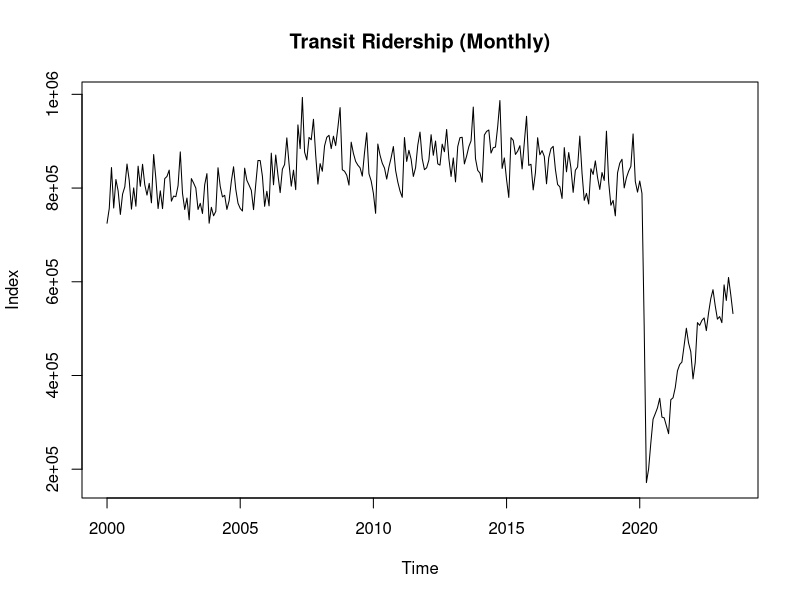
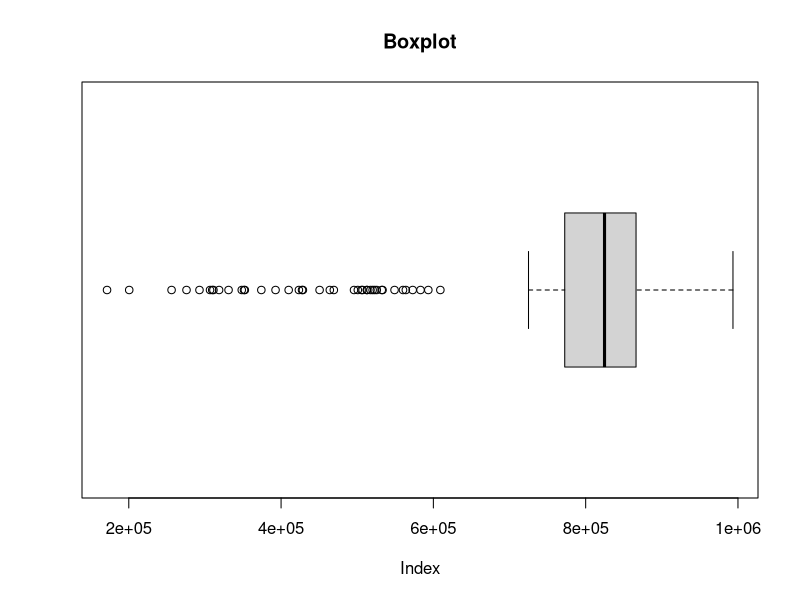
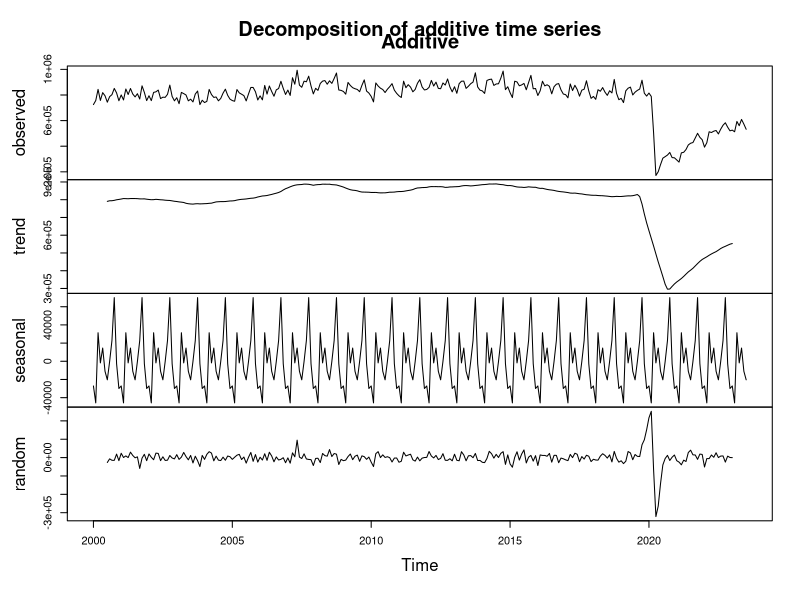
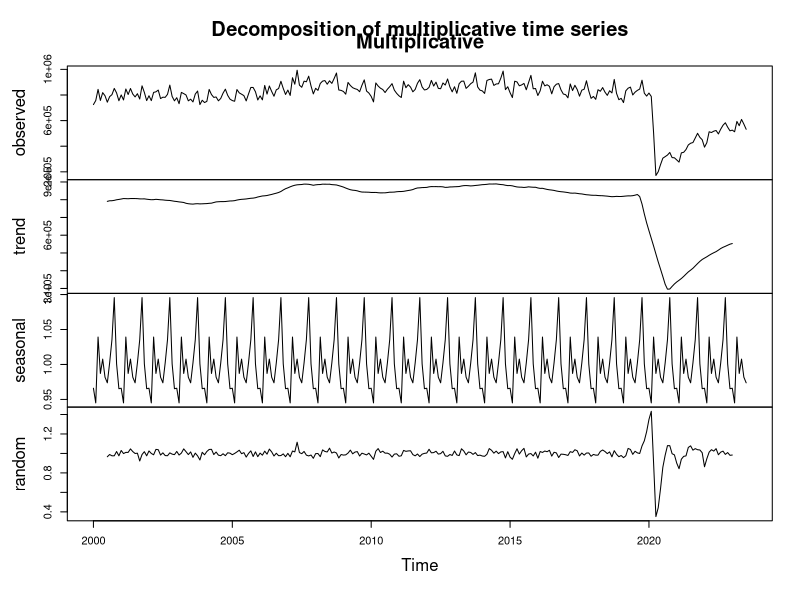
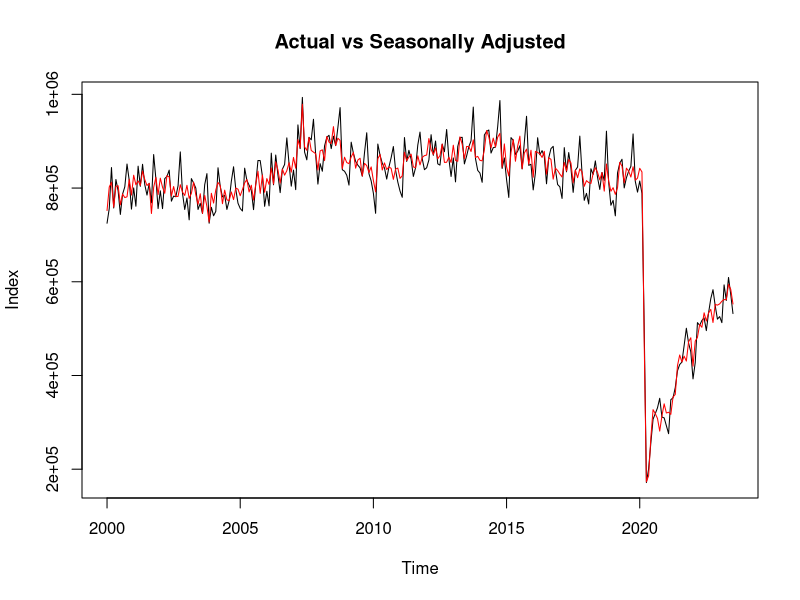
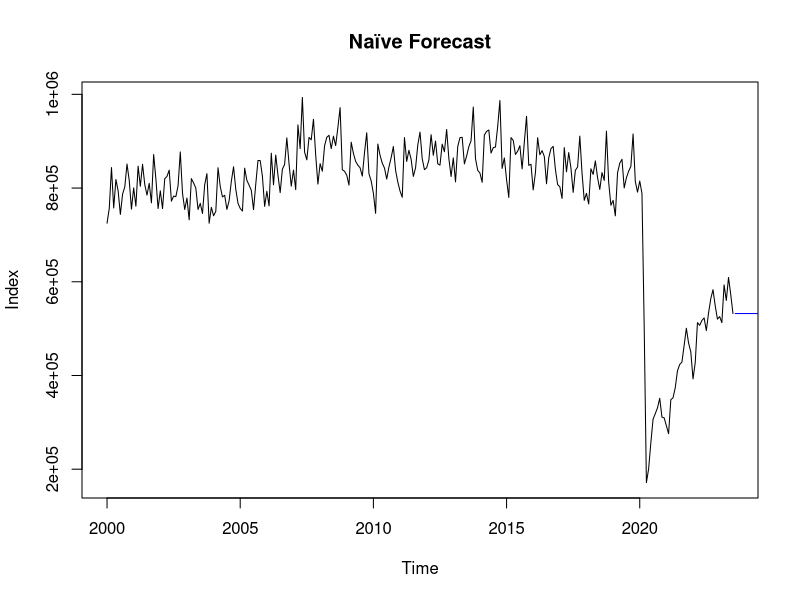
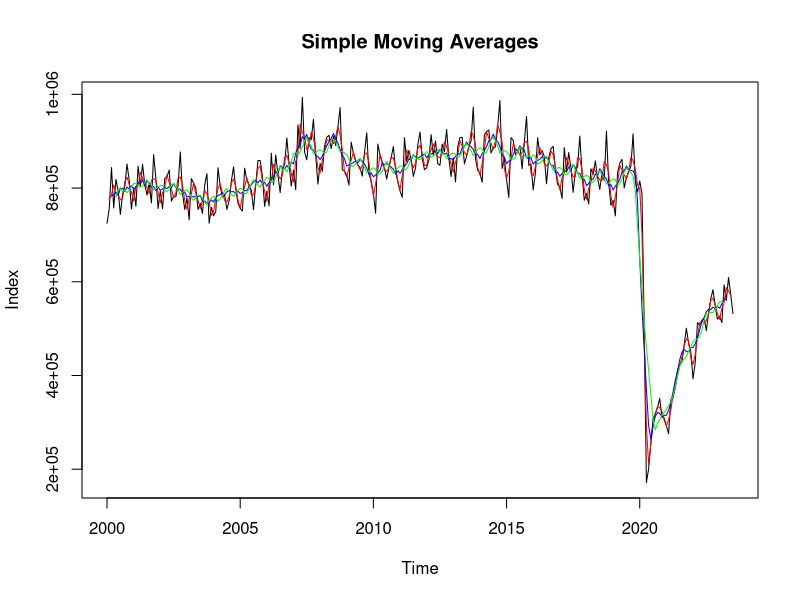
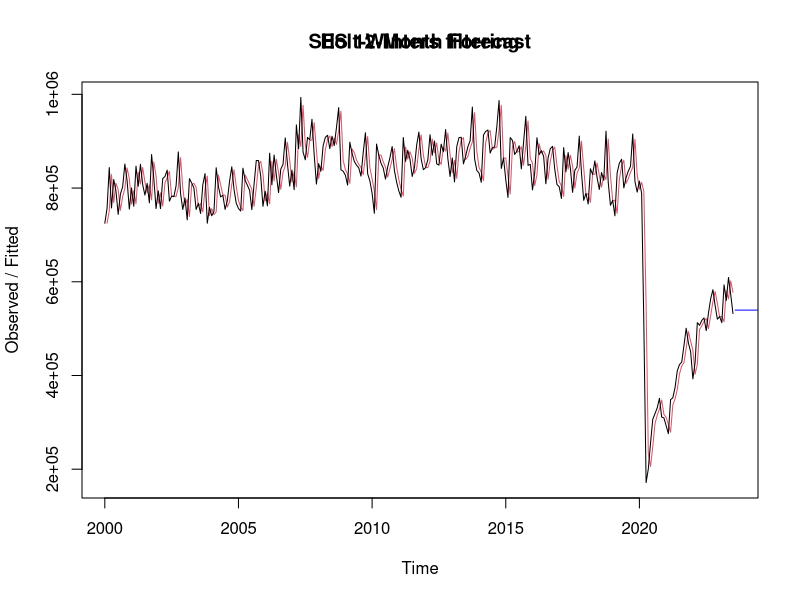

These figures' R source, in order:
## ---- chunk 1
options(stringsAsFactors = FALSE)
knitr::opts_chunk$set(cache = FALSE)
## ---- chunk 2
# Read and clean
dat <- read.csv("TRANSIT.csv")
names(dat) <- toupper(names(dat))
date <- as.Date(dat$DATE)

# Pick the numbers column (prefer TRANSIT if present)
val_col <- if ("TRANSIT" %in% names(dat)) "TRANSIT" else setdiff(names(dat), "DATE")[1]
y <- as.numeric(dat[[val_col]])

# Make a monthly ts
start_year  <- as.numeric(format(min(date), "%Y"))
start_month <- as.numeric(format(min(date), "%m"))
y_ts <- ts(y, frequency = 12, start = c(start_year, start_month))

start(y_ts); end(y_ts); frequency(y_ts)
## ---- chunk 3
plot(y_ts, xlab="Time", ylab="Index", main="Transit Ridership (Monthly)")
## ---- chunk 4
min_y <- min(y_ts, na.rm=TRUE)
q1_y  <- quantile(y_ts, 0.25, na.rm=TRUE)
med_y <- median(y_ts, na.rm=TRUE)
mean_y<- mean(y_ts, na.rm=TRUE)
q3_y  <- quantile(y_ts, 0.75, na.rm=TRUE)
max_y <- max(y_ts, na.rm=TRUE)
data.frame(Min=min_y, Q1=q1_y, Median=med_y, Mean=mean_y, Q3=q3_y, Max=max_y)
## ---- chunk 5
boxplot(y_ts, horizontal=TRUE, main="Boxplot", xlab="Index")
## ---- chunk 6
d_add <- decompose(y_ts, type="additive")
d_mul <- decompose(y_ts, type="multiplicative")

plot(d_add, xlab="Time"); title("Additive")
plot(d_mul, xlab="Time"); title("Multiplicative")

## ---- chunk 7
# Which months are high/low (additive)
add_idx <- round(d_add$figure,2)
mul_idx <- round(d_mul$figure,3)
data.frame(Month=month.abb, Additive=add_idx, Multiplicative=mul_idx)
## ---- chunk 8
# Seasonally adjusted (simple, additive)
sa <- y_ts - d_add$seasonal
plot(y_ts, type="l", xlab="Time", ylab="Index", main="Actual vs Seasonally Adjusted")
lines(sa, col="red")
## ---- chunk 9
# Fitted (last value) and residuals
naive_fitted <- c(NA, head(y_ts, -1))
naive_resid  <- y_ts - naive_fitted

# Forecast
h <- 12
naive_fc <- ts(rep(tail(y_ts,1), h), start=end(y_ts)+c(0,1), frequency=12)

plot(y_ts, xlab="Time", ylab="Index", main="Naïve Forecast")
lines(naive_fc, col="blue")
## ---- chunk 10
# Simple accuracy (no custom function)
ok <- !is.na(naive_fitted)
e  <- y_ts[ok] - naive_fitted[ok]
ME   <- mean(e)
RMSE <- sqrt(mean(e^2))
MAE  <- mean(abs(e))
okp  <- y_ts[ok] != 0
MAPE <- if (any(okp)) mean(100*abs(e[okp])/abs(y_ts[ok][okp])) else NA
data.frame(ME=ME, RMSE=RMSE, MAE=MAE, MAPE=MAPE)
## ---- chunk 11
sma3 <- stats::filter(y_ts, rep(1/3,3), sides=2)
sma6 <- stats::filter(y_ts, rep(1/6,6), sides=2)
sma9 <- stats::filter(y_ts, rep(1/9,9), sides=2)

plot(y_ts, xlab="Time", ylab="Index", main="Simple Moving Averages")
lines(sma3, col="red"); lines(sma6, col="blue"); lines(sma9, col="green")
## ---- chunk 12
ses_fit <- HoltWinters(y_ts, beta=FALSE, gamma=FALSE)
ses_fc  <- predict(ses_fit, n.ahead=12)

plot(ses_fit); lines(ts(ses_fc, start=end(y_ts)+c(0,1), frequency=12), col="blue")
title("SES 12-Month Forecast")
## ---- chunk 13
# Residuals and sigma the simple way: align with ts.intersect
z_ses <- ts.intersect(y_ts, ses_fit$fitted[,1])
ses_res <- as.numeric(z_ses[,1] - z_ses[,2])
ses_res <- ses_res[is.finite(ses_res)]
sigma_ses <- if (length(ses_res)>=2) sd(ses_res) else NA
data.frame(alpha=ses_fit$alpha, sigma=sigma_ses)
## ---- chunk 14
if (length(ses_res) >= 2) {

  plot(ses_res, type="l", xlab="Index", ylab="Residual", main="SES Residuals")
  acf(ses_res, na.action=na.pass, main="ACF (SES Residuals)")
 
} else {
  cat("Not enough SES residuals to plot.\n")
}
## ---- chunk 15
hw_fit <- HoltWinters(y_ts, seasonal="additive")
hw_fc  <- predict(hw_fit, n.ahead=12)

plot(hw_fit); lines(ts(hw_fc, start=end(y_ts)+c(0,1), frequency=12), col="blue")
title("Holt-Winters (Additive) 12-Month Forecast")
## ---- chunk 16
# Residuals and sigma the simple way
z_hw <- ts.intersect(y_ts, hw_fit$fitted[,1])
hw_res <- as.numeric(z_hw[,1] - z_hw[,2])
hw_res <- hw_res[is.finite(hw_res)]
sigma_hw <- if (length(hw_res)>=2) sd(hw_res) else NA

data.frame(alpha=hw_fit$alpha, beta=hw_fit$beta, gamma=hw_fit$gamma, sigma=sigma_hw)
## ---- chunk 17
if (length(hw_res) >= 2) {
  
  plot(hw_res, type="l", xlab="Index", ylab="Residual", main="HW Residuals")
  acf(hw_res, na.action=na.pass, main="ACF (HW Residuals)")
  
} else {
  cat("Not enough HW residuals to plot.\n")
}
## ---- chunk 18

# Naïve accuracy already computed above
naive_ME   <- ME
naive_RMSE <- RMSE
naive_MAE  <- MAE
naive_MAPE <- MAPE

# SES accuracy
z_ses_acc <- ts.intersect(y_ts, ses_fit$fitted[,1])
a_ses <- as.numeric(z_ses_acc[,1]); f_ses <- as.numeric(z_ses_acc[,2]); e_ses <- a_ses - f_ses
ses_ME   <- mean(e_ses)
ses_RMSE <- sqrt(mean(e_ses^2))
ses_MAE  <- mean(abs(e_ses))
okp_ses  <- a_ses != 0
ses_MAPE <- if (any(okp_ses)) mean(100*abs(e_ses[okp_ses])/abs(a_ses[okp_ses])) else NA

# HW accuracy
z_hw_acc <- ts.intersect(y_ts, hw_fit$fitted[,1])
a_hw <- as.numeric(z_hw_acc[,1]); f_hw <- as.numeric(z_hw_acc[,2]); e_hw <- a_hw - f_hw
hw_ME   <- mean(e_hw)
hw_RMSE <- sqrt(mean(e_hw^2))
hw_MAE  <- mean(abs(e_hw))
okp_hw  <- a_hw != 0
hw_MAPE <- if (any(okp_hw)) mean(100*abs(e_hw[okp_hw])/abs(a_hw[okp_hw])) else NA

acc_table <- data.frame(
  Model = c("Naive","SES","HW"),
  ME    = c(naive_ME, ses_ME, hw_ME),
  RMSE  = c(naive_RMSE, ses_RMSE, hw_RMSE),
  MAE   = c(naive_MAE, ses_MAE, hw_MAE),
  MAPE  = c(naive_MAPE, ses_MAPE, hw_MAPE)
)
acc_table
## ---- chunk 19
best_idx <- which.min(ifelse(is.na(acc_table$RMSE), Inf, acc_table$RMSE))
data.frame(Best_By_RMSE = acc_table$Model[best_idx])
